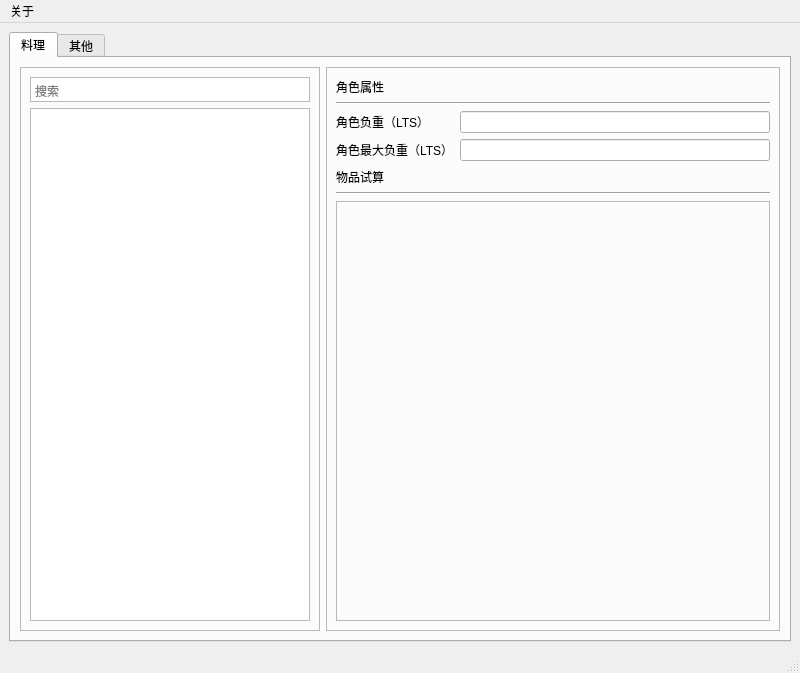
<?xml version="1.0" encoding="UTF-8"?>
<ui version="4.0">
 <class>MainWindow</class>
 <widget class="QMainWindow" name="MainWindow">
  <property name="geometry">
   <rect>
    <x>0</x>
    <y>0</y>
    <width>800</width>
    <height>672</height>
   </rect>
  </property>
  <property name="windowTitle">
   <string>BDO Wingman</string>
  </property>
  <widget class="QWidget" name="centralwidget">
   <layout class="QFormLayout" name="formLayout">
    <item row="0" column="0" colspan="2">
     <widget class="QTabWidget" name="tabWidget">
      <property name="currentIndex">
       <number>0</number>
      </property>
      <widget class="QWidget" name="tab">
       <attribute name="title">
        <string>料理</string>
       </attribute>
       <layout class="QGridLayout" name="gridLayout_2">
        <item row="0" column="0">
         <layout class="QGridLayout" name="gridLayout">
          <item row="0" column="1">
           <widget class="QFrame" name="frame">
            <property name="maximumSize">
             <size>
              <width>300</width>
              <height>16777215</height>
             </size>
            </property>
            <property name="frameShape">
             <enum>QFrame::StyledPanel</enum>
            </property>
            <property name="frameShadow">
             <enum>QFrame::Raised</enum>
            </property>
            <layout class="QGridLayout" name="gridLayout_4">
             <item row="0" column="1">
              <layout class="QVBoxLayout" name="verticalLayout">
               <item>
                <widget class="QPlainTextEdit" name="searchPanel">
                 <property name="maximumSize">
                  <size>
                   <width>300</width>
                   <height>25</height>
                  </size>
                 </property>
                 <property name="placeholderText">
                  <string>搜索</string>
                 </property>
                </widget>
               </item>
               <item>
                <widget class="QTreeView" name="treeItemPanel">
                 <property name="maximumSize">
                  <size>
                   <width>300</width>
                   <height>16777215</height>
                  </size>
                 </property>
                </widget>
               </item>
              </layout>
             </item>
            </layout>
           </widget>
          </item>
          <item row="0" column="2">
           <widget class="QFrame" name="frame_2">
            <property name="frameShape">
             <enum>QFrame::StyledPanel</enum>
            </property>
            <property name="frameShadow">
             <enum>QFrame::Raised</enum>
            </property>
            <layout class="QVBoxLayout" name="verticalLayout_3">
             <item>
              <layout class="QVBoxLayout" name="verticalLayout_2">
               <item>
                <widget class="QLabel" name="label">
                 <property name="text">
                  <string>角色属性</string>
                 </property>
                </widget>
               </item>
               <item>
                <widget class="Line" name="line">
                 <property name="orientation">
                  <enum>Qt::Horizontal</enum>
                 </property>
                </widget>
               </item>
               <item>
                <layout class="QFormLayout" name="formLayout_2">
                 <property name="sizeConstraint">
                  <enum>QLayout::SetMinimumSize</enum>
                 </property>
                 <item row="0" column="0">
                  <widget class="QLabel" name="label_3">
                   <property name="text">
                    <string>角色负重（LTS）</string>
                   </property>
                  </widget>
                 </item>
                 <item row="1" column="0">
                  <widget class="QLabel" name="label_4">
                   <property name="text">
                    <string>角色最大负重（LTS）</string>
                   </property>
                  </widget>
                 </item>
                 <item row="0" column="1">
                  <widget class="QLineEdit" name="curBearLoadEdit"/>
                 </item>
                 <item row="1" column="1">
                  <widget class="QLineEdit" name="maxBearLoadEdit"/>
                 </item>
                </layout>
               </item>
               <item>
                <widget class="QLabel" name="label_2">
                 <property name="text">
                  <string>物品试算</string>
                 </property>
                </widget>
               </item>
               <item>
                <widget class="Line" name="line_2">
                 <property name="orientation">
                  <enum>Qt::Horizontal</enum>
                 </property>
                </widget>
               </item>
               <item>
                <widget class="QFrame" name="itemFrame">
                 <property name="frameShape">
                  <enum>QFrame::StyledPanel</enum>
                 </property>
                 <property name="frameShadow">
                  <enum>QFrame::Raised</enum>
                 </property>
                 <layout class="QGridLayout" name="gridLayout_6">
                  <item row="2" column="0">
                   <widget class="QWidget" name="itemWidget" native="true">
                    <property name="minimumSize">
                     <size>
                      <width>0</width>
                      <height>400</height>
                     </size>
                    </property>
                    <layout class="QGridLayout" name="itemGridLayout"/>
                   </widget>
                  </item>
                 </layout>
                </widget>
               </item>
              </layout>
             </item>
            </layout>
           </widget>
          </item>
         </layout>
        </item>
       </layout>
      </widget>
      <widget class="QWidget" name="tab_2">
       <attribute name="title">
        <string>其他</string>
       </attribute>
      </widget>
     </widget>
    </item>
   </layout>
  </widget>
  <widget class="QMenuBar" name="menubar">
   <property name="geometry">
    <rect>
     <x>0</x>
     <y>0</y>
     <width>800</width>
     <height>23</height>
    </rect>
   </property>
   <widget class="QMenu" name="menu">
    <property name="title">
     <string>关于</string>
    </property>
    <addaction name="actionbanben1"/>
   </widget>
   <addaction name="menu"/>
  </widget>
  <widget class="QStatusBar" name="statusbar"/>
  <action name="actionbanben1">
   <property name="text">
    <string>许可</string>
   </property>
  </action>
 </widget>
 <resources/>
 <connections/>
</ui>
